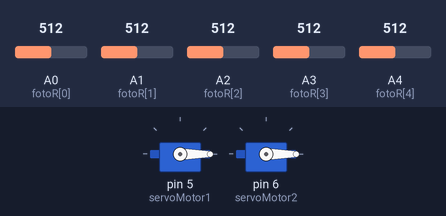
This sketch was run on a simulated Arduino Uno, built with avr-gcc and run on an emulated ATmega328P. On the bench: 2 × servo. Inputs (shaded band) come from the test bench; at power-on: A3 (fotoR[3]) = 512, A2 (fotoR[2]) = 512, A1 (fotoR[1]) = 512, A4 (fotoR[4]) = 512, A0 (fotoR[0]) = 512.

Above: at 1.8 s.
1.9 s: A3 (fotoR[3]) set to 519
At 2.8 s:
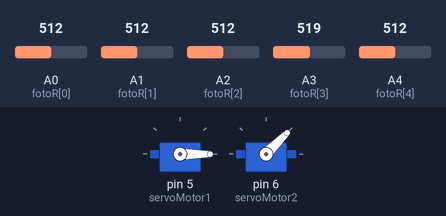
6.0 s: A2 (fotoR[2]) set to 534
At 7.9 s:
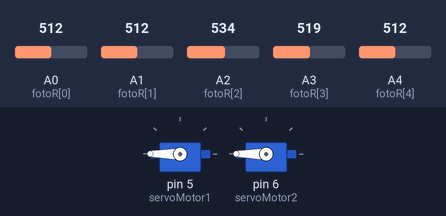
8.5 s: A1 (fotoR[1]) set to 548
At 12.4 s:
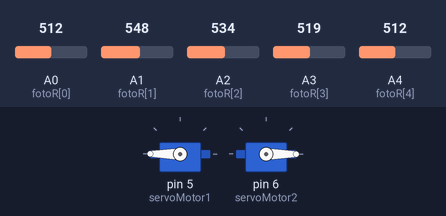
12.6 s: A4 (fotoR[4]) set to 716
At 14.6 s:
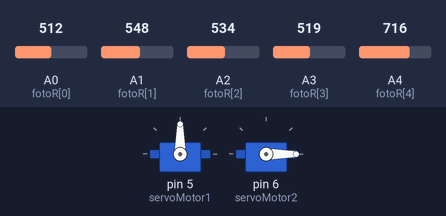
16.5 s: A2 (fotoR[2]) set to 716
At 19.7 s:
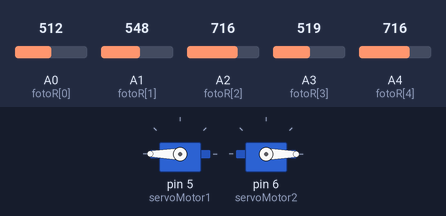
20.5 s: A2 (fotoR[2]) set to 306
Timing chart, 0 to 24.5 s (numbered marks = the images above; inputs shaded):
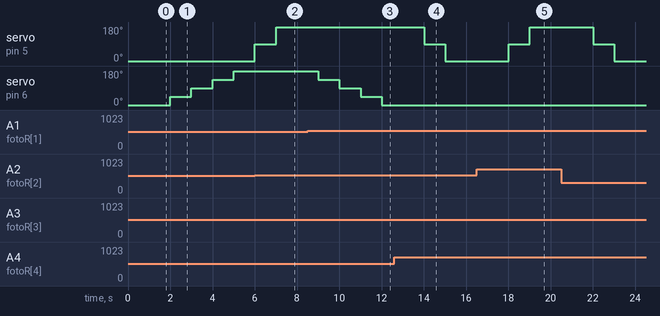

Measured:
- the behaviour switches between 512 and 513 on A3 (fotoR[3]) (found by bisection; images 0 and 1)
- the behaviour switches between 518 and 519 on A2 (fotoR[2]) (found by bisection; images 1 and 2)
- the behaviour switches between 533 and 534 on A1 (fotoR[1]) (found by bisection; images 2 and 3)
- after the input at 1.9 s, servo on pin 6 (servoMotor2): 0° → 45° after 0.10 s, → 90° 1.0 s later, → 135° 1.0 s later, → 180° 1.0 s later
- after the input at 6.0 s, servo on pin 5 (servoMotor1): 0° → 90° at once, → 180° 1.0 s later
- after the input at 8.5 s, servo on pin 5 (servoMotor1): stays 180° (without the input it goes to 0° after 2.5 s); servo on pin 6 (servoMotor2): 180° → 135° after 0.51 s, → 90° 1.0 s later, → 45° 1.0 s later, → 0° 1.0 s later
- after the input at 12.6 s, servo on pin 5 (servoMotor1): 180° → 90° after 1.4 s, → 0° 1.0 s later
- after the input at 16.5 s, servo on pin 5 (servoMotor1): 0° → 90° after 1.5 s, → 180° 1.0 s later

The sketch:

GirasolRobv1.ino
```cpp
/******************************
 *    YOUNGSTERS WORKSHOP
 *    DaGaMa13
 *
 *    PROYECTO GIRASOL ROBOTICO
 *    Marzo 2021
 ****************************************/

/*DEFINICIÓN DE LOS PINES
 *
 * //[A0:A8] :: Fotoresistores arreglo:     | 8 1 5 |
 *                                          | 4 0 2 |
 * //>>DaGaMa13<<                           | 7 3 6 |
 *
 * D5: Servo1  || D6: Servo 2
 * Servo1: giro 360° eje Z || Servo2: giro 180° de <1> a <3>
 */

//Declaración de las bibliotecas
#include <Servo.h> //Biblioteca para el control de los servomotores

//Declaración de las variables generales

int i=0, j=0, k=0; //contadores

//Variables de manejo de datos FOTORESISTORES
int numFoto = 5; //Numero de Fotoresistores utilizados, MIN:5 || MAX:8
int fotoR[5]= {A0,A1,A2,A3,A4}; //Temporalmente los 5 sensores principales, total asginados 8
int lumen[5]= {0,0,0,0,0}; //Valores de los Fotoresistores
int fotoMax = 0; //Número del fotoresitor con la mayor media registrada
int lumenMax = 0; //Valor registrado del fotoresistor de mayor medida registrada

//Variables de manejo de datos de movimiento SERVOMOTORES
int posActualS1= 0;
int posActualS2= 0;

//Declaración del objeto Servo
Servo servoMotor1; //Servomotor del eje Z, giro total de 360°
Servo servoMotor2; //Servomotor de movimiento de flor, giro total de 180°


//************************************************************************
void setup() {

  Serial.begin(9600);

  //Declaración de los pines correspondientes de los servos
  servoMotor1.attach(5);
  servoMotor2.attach(6);

  //Posición Inicial 0° ServoMotores
  posActualS1= 0;
  posActualS2= 0;
  servoMotor1.write(0);
  servoMotor2.write(0);

}//Fin del SET UP
//************************************************************************

void loop() {

  //Lectura de los Fotoresistores y obtención del más alto
  for(i=0;i<numFoto;i++){

    lumen[i]=analogRead(fotoR[i]);

    if(i == 0){ //Primer valor
      fotoMax =0;
      lumenMax= lumen[0]; }

    else{
      if(lumen[i] > lumenMax){ //Valor actual mayor
        fotoMax = i;
        lumenMax = lumen[i]; } }

  }//Fin del FOR lectura
  //---------------------------------------------------------------------------

  //Asignación del movimiento de los motores

  switch(fotoMax){

                  case 0:
                         servoMotor1.write(0);
                         break;

                  case 1:
                         posActualS2=posActualS2-45;
                         servoMotor2.write(posActualS2);
                         break;

                  case 2:
                         posActualS1=posActualS1+90;
                         servoMotor1.write(posActualS1);
                         break;

                  case 3:
                          posActualS2=posActualS2+45;
                         servoMotor2.write(posActualS2);
                         break;

                  case 4:
                         posActualS1=posActualS1-90;
                         servoMotor1.write(posActualS1);
                         break;

                  default: //Posición Inicial 0° ServoMotores
                         posActualS1= 0;
                         posActualS2= 0;
                         servoMotor1.write(0);
                         servoMotor2.write(0);
                         break;

  }//Fin del switch de movimiento

  delay(1000); //Espera de 1 segundo

}//Fin MAIN LOOP
```
